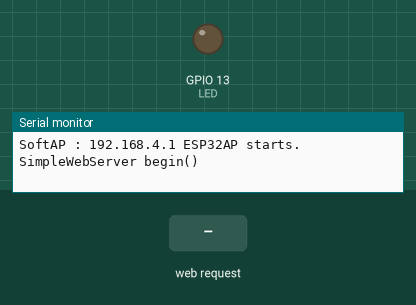
A sketch run on a simulated ESP32. Parts: output pins drawn as LEDs (lit = HIGH), the last lines printed to the serial monitor. The test bench sets the inputs (shaded band).

Above: at 1.2 s.
1.3 s: HTTP request GET /ledon received
At 2.5 s:
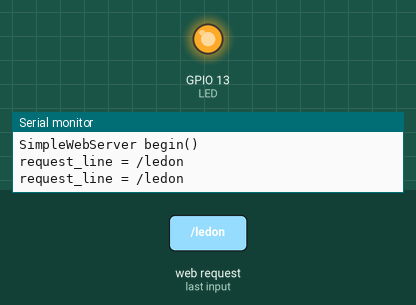
2.8 s: HTTP request GET /ledoff received
At 3.7 s:
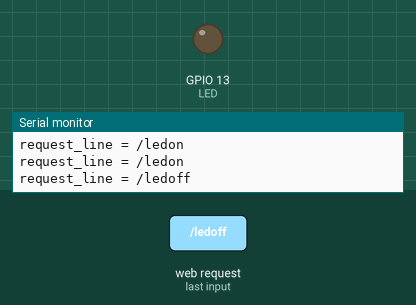
Timing chart, 0 to 5.8 s (numbered marks = the images above; inputs shaded):
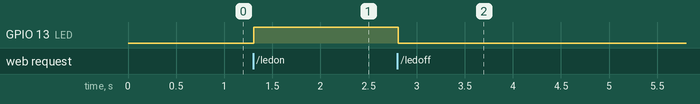

The sketch:

esp32webser.ino
```cpp
#include "simplewebserver.h"

// クライアントから/ledonをもらったら点灯し、ledoffなら消灯
// GPIO13にLEDを接続。

#define LED 13
SimpleWebServer server("ESP32AP", "password", IPAddress(192,168,4,1), IPAddress(255,255,255,0), 80);
void led_menu() {
  const char* cur = digitalRead(LED) ? "ON" : "OFF";
  String s =  "HTTP/1.1 200 OK\r\nContent-type:text/html\r\n\r\n"
              "<HTML><BODY style='font-size:48px;'>ESP32_HTTPD_LED1<br/>"
              "<br/><a href=/ledon>ON</a><br/><a href=/ledoff>OFF</a><br/><br/>"
              "Current Status = ";
  s = s + String(cur) + "</BODY></HTML>\r\n";
  server.send_response(s.c_str());
}

void led_on()
{
  digitalWrite(LED, 1);
  led_menu();
}

void led_off()
{
  digitalWrite(LED, 0);
  led_menu();
}

void led_500()
{
  server.send_status(500, "Internal Server Error");
}

void default_handler(String request_line)
{
  Serial.println("default_handler : " + request_line);
  String s = request_line + " is not found";
  server.send_status(404, s.c_str());
}

void setup() {
  Serial.begin(115200);
  delay(10);
  Serial.println("");
  pinMode(LED, OUTPUT);
  digitalWrite(LED, 0);

  server.add_handler("/", led_menu);
  server.add_handler("/ledon", led_on);
  server.add_handler("/ledoff", led_off);
  server.add_handler("/led500", led_500);

  server.add_default_handler(default_handler);
  server.begin();
}

void loop() {
  server.handle_request();
  delay(10);
}
```

simplewebserver.h
```cpp
#include <WiFi.h>
#include <WiFiServer.h>
#include <map>
using namespace std;

typedef void (*Handler_t)(void) ;
typedef void (*DefaultHandler_t)(String) ;
typedef struct {
  int status;
  const char* cpDesc;
} response_t;

const response_t responses[] = {
  {200, "200 OK"},
  {404, "404 Not Found"},
  {500, "500 Server Error"},
  {0, 0}
};

class SimpleWebServer : public WiFiServer {
  IPAddress ap_addr;
  IPAddress ap_netmask;
  String ssid;
  String password;
  std::map<String, Handler_t> request_handlers;
  DefaultHandler_t default_handler = 0;
  WiFiClient* client_connected;

public:
  SimpleWebServer(const char* ssid, const char* password, const IPAddress ap_addr, const IPAddress ap_netmask, int port = 80) : WiFiServer(port) {
    this->ap_addr = ap_addr;
    this->ap_netmask = ap_netmask;
    this->ssid = ssid;
    this->password = password;
    client_connected = NULL;
  }

  void begin() {
    WiFi.softAP(ssid.c_str(), password.c_str());
    WiFi.softAPConfig(ap_addr, ap_addr, ap_netmask);
    Serial.print("SoftAP : ");
    Serial.print(WiFi.softAPIP());
    Serial.println(" " + ssid + String(" starts."));
    WiFiServer::begin();
    Serial.println("SimpleWebServer begin()");
  }

  void add_handler(String uri, Handler_t func) {
    request_handlers[uri] = func;
  }

  void add_default_handler(DefaultHandler_t func) {
    default_handler = func;
  }

  void send_response(const char* cp)
  {
    if (client_connected)
      client_connected->print(cp);
  }

  void send_status(int status, const char* cp = NULL)
  {
    if (!client_connected)
      return;
    const response_t* p = responses;
    while(p->status != 0) {
      if (p->status == status) {
        String s = "HTTP/1.1" + String(status) + String(" ") + String(p->cpDesc) + String("\r\n\r\n");
        const char* cpDesc = cp ? cp : p->cpDesc;
        s = s + String("<HTML><BODY style='font-size:48px;'>") + String(cpDesc) + String("</BODY></HTML>\r\n");
        client_connected->print(s);
        return;
      }
      p++;
    }
    send_status(200);
  }

  void handle_request() {
    WiFiClient client = available();
    if (!client)
      return;

    String request_line = "";
    while (client) {
      client_connected = &client;
      while(client.available()) {
          String line = client.readStringUntil('\r');
          line.trim();
          if (line.startsWith("GET")) { // GETしかやってない
            int index = line.indexOf(" ", 5);
            if (index > 0)
              request_line = line.substring(4, index);
            else
              request_line = line.substring(4);
            request_line.trim();
            continue;
          }
          if (line.length() == 0) { // end of request headers.
            Serial.println("request_line = " + request_line);
            Handler_t f = request_handlers[request_line];
            if (!f) {
              if (default_handler)
                default_handler(request_line);
              else
                send_status(404);
            } else
              f();
            client.flush();
          }
      }
      client_connected = NULL;
      client.stop();
    }
  }
};
```

Measured:
- after the input at 1.3 s, GPIO 13 (LED): LOW → HIGH at once
- after the input at 2.8 s, GPIO 13 (LED): HIGH → LOW at once
